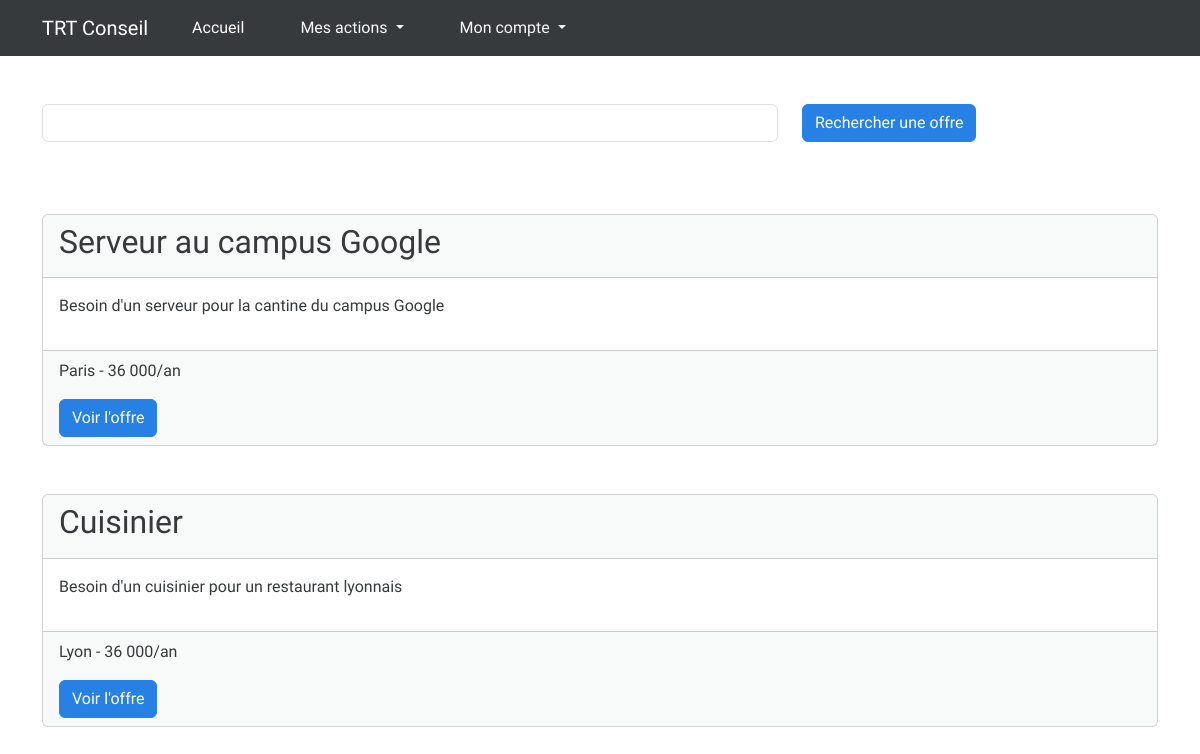
The page /index.php (signed in) on the database its author committed.
### tables this page shows
CREATE TABLE `offers` (
  `id` int(11) NOT NULL,
  `title` varchar(100) DEFAULT NULL,
  `description` text,
  `details` text,
  `location` varchar(100) DEFAULT NULL,
  `salary` varchar(100) DEFAULT NULL,
  `id_author` int(11) DEFAULT NULL,
  `login_author` varchar(100) DEFAULT NULL,
  `approved` int(11) NOT NULL DEFAULT '0'
);

### actions/offers/showOffersAction.php (called while the page is built, shortened)
<?php
require('actions/database.php');
$getAllOffers = $bdd->query('SELECT id, title, description, location, salary, login_author, approved FROM offers ORDER BY id DESC LIMIT 0,6');

### index.php (the view, shortened to what this page needs)
<?php
    require('actions/offers/showOffersAction.php');
?>
<!DOCTYPE html>
<html lang="fr">
<?php include 'includes/head.php'; ?>
<body>
    <?php include 'includes/navbar.php'; ?>
    <div class="container">
        <br><br>
        <form method="GET">
            <div class="form-group row">
                <div class="col-8">
                    <input type="search" name="search" class="form-control searchBar">
                </div>
                <div class="col-4">
                    <button class="btn btn-primary" type="submit">Rechercher une offre</button>
                </div>
            </div>
        </form>
        <br><br><br>
        <?php
            while($offer = $getAllOffers->fetch()){
                if($offer['approved'] == 1){
                ?>
                <div class="card">
                    <div class="card-header">
                        <h2><?= $offer['title']; ?></h2>
                    </div>
                    <div class="card-body">
                        <p><?= $offer['description']; ?></p>
                    </div>
                    <div class="card-footer">
                        <p><?= $offer['location']; ?> - <?= $offer['salary']; ?></p>
                        <a href="offer.php?id=<?= $offer['id']; ?>" class="btn btn-primary">Voir l'offre</a>
                    </div>
                </div>
                <br><br>
                <?php
                }
            }
        ?>
    </div>
</body>
</html>

### includes/head.php (shortened to what this page needs)
<head>
    <link rel="stylesheet" href="assets/style.css" class="css">
    <link href="https://cdn.jsdelivr.net/npm/bootstrap@5.2.0-beta1/dist/css/bootstrap.min.css" rel="stylesheet">
    <link rel="stylesheet" href="https://bootswatch.com/5/cosmo/bootstrap.min.css">
    <link rel="stylesheet" href="https://cdnjs.cloudflare.com/ajax/libs/font-awesome/6.1.2/css/all.min.css" />
</head>

### includes/navbar.php (shortened to what this page needs)
<nav class="navbar navbar-expand-lg navbar-dark bg-dark">
  <div class="container">
    <a class="navbar-brand" href="index.php">TRT Conseil</a>
    <div class="collapse navbar-collapse" id="navbarNavDropdown">
      <ul class="navbar-nav">
        <li class="nav-item">
          <a class="nav-link text-white" href="index.php">Accueil</a>
        </li>
        <span class="nav-item dropdown">
          <a class="nav-link dropdown-toggle text-light" href="#" role="button" data-bs-toggle="dropdown" aria-expanded="false">
            Mes actions
          </a>
        </span>
        <span class="nav-item dropdown">
          <a class="nav-link dropdown-toggle text-light" href="#" role="button" data-bs-toggle="dropdown" aria-expanded="false">
            Mon compte
          </a>
        </span>
      </ul>
    </div>
  </div>
</nav>

### assets/style.css (style rules this page uses)
*, *::after, *::before { margin: 0; padding: 0; box-sizing: border-box; text-decoration: none; list-style: none; }
a, a:hover, a:focus, a:active { outline: none; text-decoration: none; }
ul, li { margin: 0; padding: 0; }
.nav-item { margin: 0 20px; }
input.form-control { border-radius: 6px; }
.card-footer a { margin: 0 15px 0 0; }

### rows shown on the page
offers: title "Serveur au campus Google", description "Besoin d'un serveur pour la cantine du campus Google", location "Paris", salary "36 000/an"
offers: title "Cuisinier", description "Besoin d'un cuisinier pour un restaurant lyonnais", location "Lyon", salary "36 000/an"
